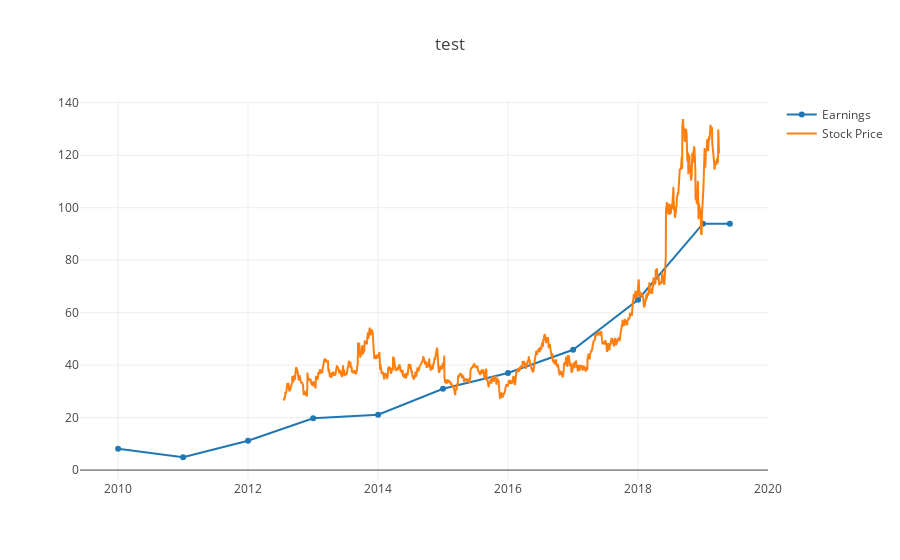

Write notebook code for a chart like this one.
### Code cell
get_lynch_chart("NASDAQ", "FIVE")

### Figure 1 — Plotly figure (JSON) as saved in the notebook; plotly's stock layout.template omitted (floating-point values rounded to 4 significant figures; data arrays with more than 128 entries replaced by an {"elided": "..."} marker saying what was removed)
{"data": [{"name": "Earnings", "type": "scatter", "uid": "ef6e297b-a7c3-42d6-bca7-c2ccf08030fe", "x": ["2009-12-31 22:00:00", "2010-12-31 22:00:00", "2011-12-31 22:00:00", "2012-12-31 22:00:00", "2013-12-31 22:00:00", "2014-12-31 22:00:00", "2015-12-31 22:00:00", "2016-12-31 22:00:00", "2017-12-31 22:00:00", "2018-12-31 22:00:00", "2019-05-31 21:00:00"], "y": [8.119, 4.891, 11.2, 19.77, 21.11, 31.0, 37.03, 45.84, 64.95, 93.93, 93.93]}, {"name": "Stock Price", "type": "scatter", "uid": "a98c3682-fcf1-401e-a4ae-1a2d74c72065", "x": {"elided": "1685 str values"}, "y": {"elided": "1685 float values"}}], "layout": {"title": {"text": "test"}}}
